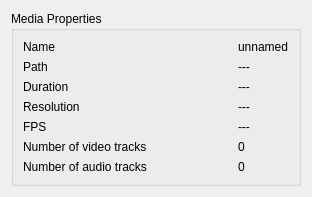
<?xml version="1.0" encoding="UTF-8"?>
<ui version="4.0">
 <class>ClipMetadataDisplayer</class>
 <widget class="QWidget" name="ClipMetadataDisplayer">
  <property name="geometry">
   <rect>
    <x>0</x>
    <y>0</y>
    <width>312</width>
    <height>178</height>
   </rect>
  </property>
  <property name="windowTitle">
   <string>Form</string>
  </property>
  <layout class="QGridLayout" name="gridLayout">
   <item row="0" column="0">
    <widget class="QGroupBox" name="groupBox">
     <property name="sizePolicy">
      <sizepolicy hsizetype="Expanding" vsizetype="Expanding">
       <horstretch>0</horstretch>
       <verstretch>0</verstretch>
      </sizepolicy>
     </property>
     <property name="title">
      <string>Media Properties</string>
     </property>
     <layout class="QGridLayout" name="gridLayout_3">
      <item row="0" column="0">
       <widget class="QLabel" name="nameLabel">
        <property name="text">
         <string>Name</string>
        </property>
       </widget>
      </item>
      <item row="0" column="1">
       <widget class="QLabel" name="nameValueLabel">
        <property name="text">
         <string>unnamed</string>
        </property>
       </widget>
      </item>
      <item row="2" column="0">
       <widget class="QLabel" name="durationLabel">
        <property name="text">
         <string>Duration</string>
        </property>
       </widget>
      </item>
      <item row="2" column="1">
       <widget class="QLabel" name="durationValueLabel">
        <property name="text">
         <string>---</string>
        </property>
       </widget>
      </item>
      <item row="3" column="0">
       <widget class="QLabel" name="resolutionLabel">
        <property name="sizePolicy">
         <sizepolicy hsizetype="Expanding" vsizetype="Preferred">
          <horstretch>0</horstretch>
          <verstretch>0</verstretch>
         </sizepolicy>
        </property>
        <property name="text">
         <string>Resolution</string>
        </property>
       </widget>
      </item>
      <item row="3" column="1">
       <widget class="QLabel" name="resolutionValueLabel">
        <property name="sizePolicy">
         <sizepolicy hsizetype="Maximum" vsizetype="Minimum">
          <horstretch>0</horstretch>
          <verstretch>0</verstretch>
         </sizepolicy>
        </property>
        <property name="text">
         <string>---</string>
        </property>
       </widget>
      </item>
      <item row="4" column="0">
       <widget class="QLabel" name="fpsLabel">
        <property name="sizePolicy">
         <sizepolicy hsizetype="Expanding" vsizetype="Preferred">
          <horstretch>0</horstretch>
          <verstretch>0</verstretch>
         </sizepolicy>
        </property>
        <property name="text">
         <string>FPS</string>
        </property>
       </widget>
      </item>
      <item row="4" column="1">
       <widget class="QLabel" name="fpsValueLabel">
        <property name="text">
         <string>---</string>
        </property>
       </widget>
      </item>
      <item row="5" column="0">
       <widget class="QLabel" name="nbVideoTracks">
        <property name="text">
         <string>Number of video tracks</string>
        </property>
       </widget>
      </item>
      <item row="6" column="0">
       <widget class="QLabel" name="nbAudioTracks">
        <property name="text">
         <string>Number of audio tracks</string>
        </property>
       </widget>
      </item>
      <item row="6" column="1">
       <widget class="QLabel" name="nbAudioTracksValueLabel">
        <property name="text">
         <string>0</string>
        </property>
       </widget>
      </item>
      <item row="5" column="1">
       <widget class="QLabel" name="nbVideoTracksValueLabel">
        <property name="text">
         <string>0</string>
        </property>
       </widget>
      </item>
      <item row="1" column="0">
       <widget class="QLabel" name="pathLabel">
        <property name="text">
         <string>Path</string>
        </property>
       </widget>
      </item>
      <item row="1" column="1">
       <widget class="QLabel" name="pathValueLabel">
        <property name="text">
         <string>---</string>
        </property>
       </widget>
      </item>
      <item row="7" column="0">
       <spacer name="verticalSpacer">
        <property name="orientation">
         <enum>Qt::Vertical</enum>
        </property>
        <property name="sizeHint" stdset="0">
         <size>
          <width>20</width>
          <height>40</height>
         </size>
        </property>
       </spacer>
      </item>
     </layout>
    </widget>
   </item>
  </layout>
 </widget>
 <resources/>
 <connections/>
</ui>
